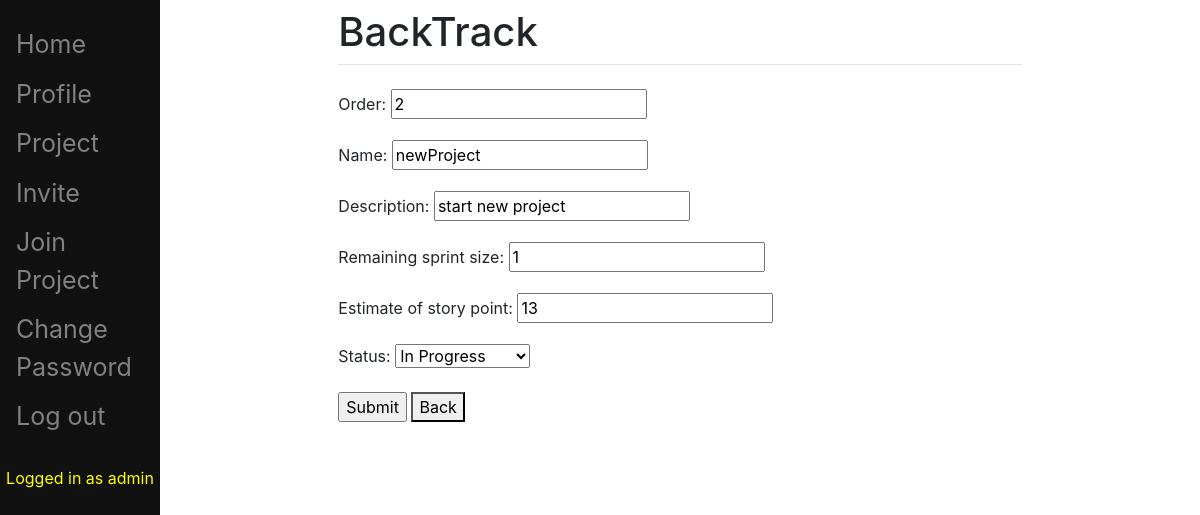
The page /pbi/updatePBI/23/ (signed in) on the database as committed earlier.
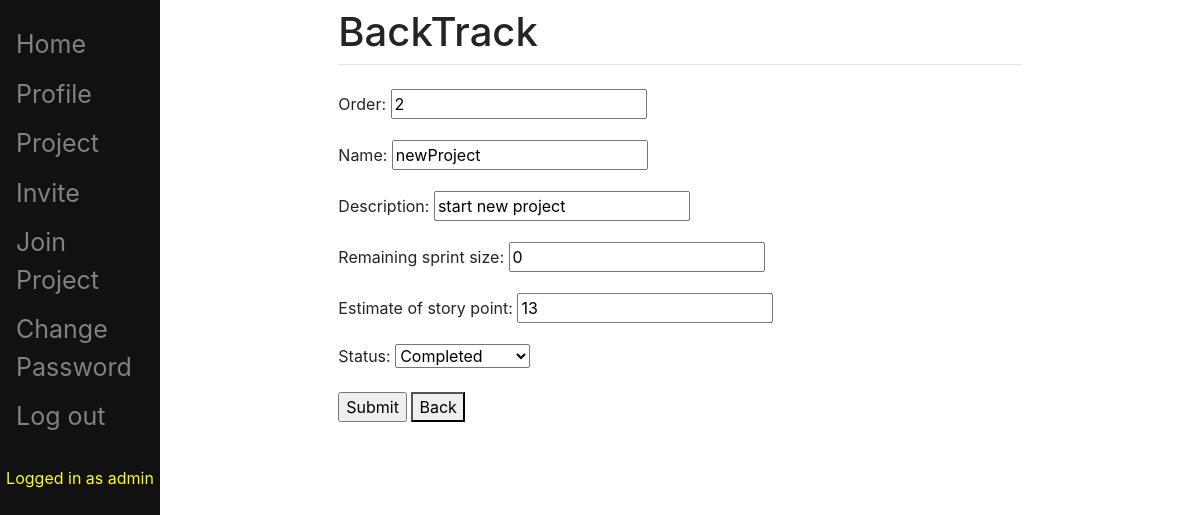
The same page on the database as committed later.
### pbi/models.py (models this page shows, shortened)
class Item(models.Model):
	STAT = (
		('Completed', 'Completed'),
		('In Progress', 'In Progress'),
		('Not yet started', 'Not yet started'),
		('Not finished', 'Not finished'),
	)
	order = models.PositiveIntegerField()
	oldOrder = models.PositiveIntegerField(blank=True, null=True)
	name = models.CharField(max_length=200)
	description = models.CharField(max_length=200)
	remaining_sprint_size = models.PositiveIntegerField(blank=True, null=True)
	estimate_of_story_point = models.PositiveIntegerField()
	cumulative_story_point = models.PositiveIntegerField(default=0, editable=False)
	status = models.CharField(choices=STAT, default='Not yet started', max_length=200)
	last_modified = models.DateTimeField(auto_now=True, auto_now_add=False, blank=True)
	create_at = models.DateTimeField(blank=True, default=timezone.now, editable=False)
	project = models.ForeignKey(Project, on_delete=models.CASCADE, null=True)
	sprint = models.ForeignKey(Sprint, on_delete=models.SET_NULL, blank=True, null=True)
	added = models.BooleanField(default=False, editable=False)

### pbi/views.py (the view, shortened to what this page needs)
class PbiUpdateView(LoginRequiredMixin, UpdateView):
    login_url = '/pbi/login/'
    redirect_field_name = 'redirect_to'
    model = Item
    fields = ['order', 'name', 'description', 'remaining_sprint_size', 'estimate_of_story_point', 'status']
    template_name = 'pbi_update.html'
    pk_pbiUpdate_kwargs = 'pbiUpdate_pk'
    def get_object(self,queryset=None):
        snum = int(self.kwargs.get(self.pk_pbiUpdate_kwargs,None))
        obj = get_object_or_404(Item, pk=snum)
        obj.oldOrder = obj.order
        u = self.request.user
        personCheck = Person.objects.get(user = u)
        if obj.project != personCheck.project or personCheck.role == "Scrum Master":
            obj = None
            return obj
        return obj

### templates/pbi_update.html (shortened to what this page needs)
{% extends "main/base.html" %}
{% block content %}
{% if object != NONE %}
<!DOCTYPE html>
<html lang="en">
<body>
  <form action="" method="post">
	{{ form.as_p }}
	<input type="submit" value="Submit">
	<button onclick="window.history.back();" value="Back" type="reset">Back</button>
  </form>
</body>
</html>
{% else %}
	<p>Restricted Access</p>
{% endif %}
{% endblock %}

Rows that differ between the two databases and show on the page:
changed Item "newProject": remaining_sprint_size "1" → "0"; status "In Progress" → "Completed"
